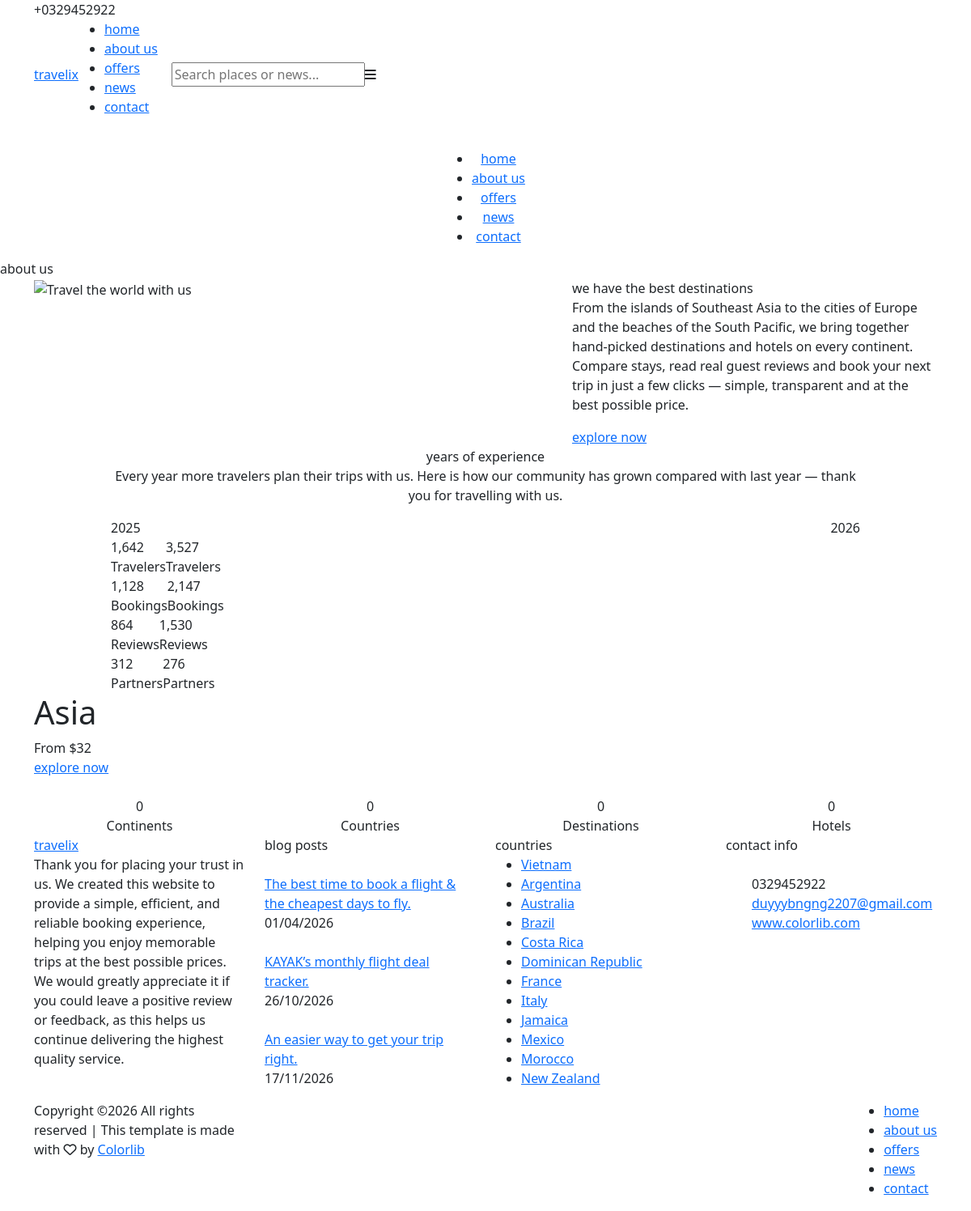
The app's page /index.php/about with its own data.
### tables this page shows
CREATE TABLE `continents` (
  `id` int NOT NULL AUTO_INCREMENT,
  `name` varchar(100) NOT NULL,
  `slug` varchar(100) NOT NULL,
  `image` varchar(255) DEFAULT NULL,
  `content` text,
  `sort_order` int NOT NULL DEFAULT '0',
  `crawler_href` varchar(255) DEFAULT NULL,
  `crawler_credit` varchar(500) DEFAULT NULL,
  `created_at` datetime NOT NULL DEFAULT CURRENT_TIMESTAMP,
  `updated_at` datetime DEFAULT NULL,
  PRIMARY KEY (`id`),
  UNIQUE KEY `uq_continents_slug` (`slug`),
  UNIQUE KEY `uq_continents_crawler_href` (`crawler_href`)
);

CREATE TABLE `posts` (
  `id` int NOT NULL AUTO_INCREMENT,
  `title` varchar(255) NOT NULL,
  `slug` varchar(255) DEFAULT NULL,
  `author_id` int DEFAULT NULL,
  `content` text NOT NULL,
  `image` varchar(255) DEFAULT NULL,
  `is_published` tinyint(1) NOT NULL DEFAULT '0',
  `crawler_href` varchar(255) DEFAULT NULL,
  `crawler_credit` varchar(500) DEFAULT NULL,
  `created_at` datetime NOT NULL,
  `updated_at` datetime DEFAULT NULL,
  PRIMARY KEY (`id`),
  UNIQUE KEY `uq_posts_slug` (`slug`),
  KEY `fk_posts_author` (`author_id`),
  CONSTRAINT `fk_posts_author` FOREIGN KEY (`author_id`) REFERENCES `authors` (`id`) ON DELETE SET NULL
);

CREATE TABLE `countries` (
  `id` int NOT NULL AUTO_INCREMENT,
  `name` varchar(255) NOT NULL,
  `slug` varchar(255) NOT NULL,
  `continent_id` int DEFAULT NULL,
  `code` char(2) DEFAULT NULL,
  `image` varchar(255) DEFAULT NULL,
  `content` text,
  `is_featured` tinyint(1) NOT NULL DEFAULT '0',
  `crawler_href` varchar(255) DEFAULT NULL,
  `crawler_credit` varchar(500) DEFAULT NULL,
  `created_at` datetime NOT NULL DEFAULT CURRENT_TIMESTAMP,
  `updated_at` datetime DEFAULT NULL,
  PRIMARY KEY (`id`),
  UNIQUE KEY `uq_countries_slug` (`slug`),
  UNIQUE KEY `uq_countries_crawler_href` (`crawler_href`),
  KEY `fk_countries_continent` (`continent_id`),
  CONSTRAINT `fk_countries_continent` FOREIGN KEY (`continent_id`) REFERENCES `continents` (`id`) ON DELETE SET NULL
);

### application/views/site/about.php (the view, shortened to what the rows shown need)
<div class="add">
	<div class="container">
		<div class="row">
			<div class="col">
				<div class="add_container">
					<div class="add_content">
						<h1 class="add_title"><?php echo html_escape($promo ? $promo->name : 'the world'); ?></h1>
						<?php if ($promo): ?>
							<div class="add_subtitle">From <span>$<?php echo number_format((float) $promo->min_price); ?></span></div>
						<?php endif; ?>
						<div class="button add_button"><div class="button_bcg"></div><a href="<?php echo $promo ? continent_url($promo) : base_url(); ?>">explore now<span></span><span></span><span></span></a></div>
					</div>
				</div>
			</div>
		</div>
	</div>
</div>

### application/views/site/partials/footer.php (shortened to what the rows shown need)
<?php
$footer_posts      = isset($footer_posts) ? $footer_posts : [];
$footer_countries  = isset($footer_countries) ? $footer_countries : [];
?>
<footer class="footer">
    <div class="container">
        <div class="row">
            <div class="col-lg-3 footer_column">
                <div class="footer_col">
                    <div class="footer_content footer_blog">
                        <?php foreach ($footer_posts as $fp): ?>
                            <?php
                            $fp_image = upload_url('posts', $fp->image, 'images/footer_blog_1.jpg');
                            $fp_link  = post_url($fp);
                            ?>
                            <div class="footer_blog_item clearfix">
                                <div class="footer_blog_image"><a href="<?php echo $fp_link; ?>"><img src="<?php echo $fp_image; ?>" alt=""></a></div>
                                <div class="footer_blog_content">
                                    <div class="footer_blog_title"><a href="<?php echo $fp_link; ?>"><?php echo html_escape($fp->title); ?></a></div>
                                    <div class="footer_blog_date"><?php echo date('d/m/Y', strtotime($fp->created_at)); ?></div>
                                </div>
                            </div>
                        <?php endforeach; ?>
                    </div>
                </div>
            </div>
            <div class="col-lg-3 footer_column">
                <div class="footer_col">
                    <div class="footer_content footer_tags">
                        <ul class="tags_list clearfix">
                            <?php foreach ($footer_countries as $fc): ?>
                                <li class="tag_item"><a href="<?php echo country_url($fc); ?>"><?php echo html_escape($fc->name); ?></a></li>
                            <?php endforeach; ?>
                        </ul>
                    </div>
                </div>
            </div>
        </div>
    </div>
</footer>
</div>
</body>
</html>

### records on screen
continents: name "Asia"
posts: title "The best time to book a flight & the cheapest days to fly.", created_at "01/04/2026"
posts: title "KAYAK’s monthly flight deal tracker.", created_at "26/10/2026"
posts: title "An easier way to get your trip right.", created_at "17/11/2026"
countries: name "Vietnam"
countries: name "Argentina"
countries: name "Australia"
countries: name "Brazil"
countries: name "Costa Rica"
countries: name "Dominican Republic"
countries: name "France"
countries: name "Italy"
countries: name "Jamaica"
countries: name "Mexico"
countries: name "Morocco"
countries: name "New Zealand"

### other values on screen
$stats['years']['last'] "2025"
$stats['years']['new'] "2026"
$item['x'] "1,642"
$item['type'] "Travelers"
$item['y'] "3,527"
$item['x'] "1,128"
$item['type'] "Bookings"
$item['y'] "2,147"
$item['x'] "864"
$item['type'] "Reviews"
$item['y'] "1,530"
$item['x'] "312"
$item['type'] "Partners"
$item['y'] "276"
$promo->min_price "32"
